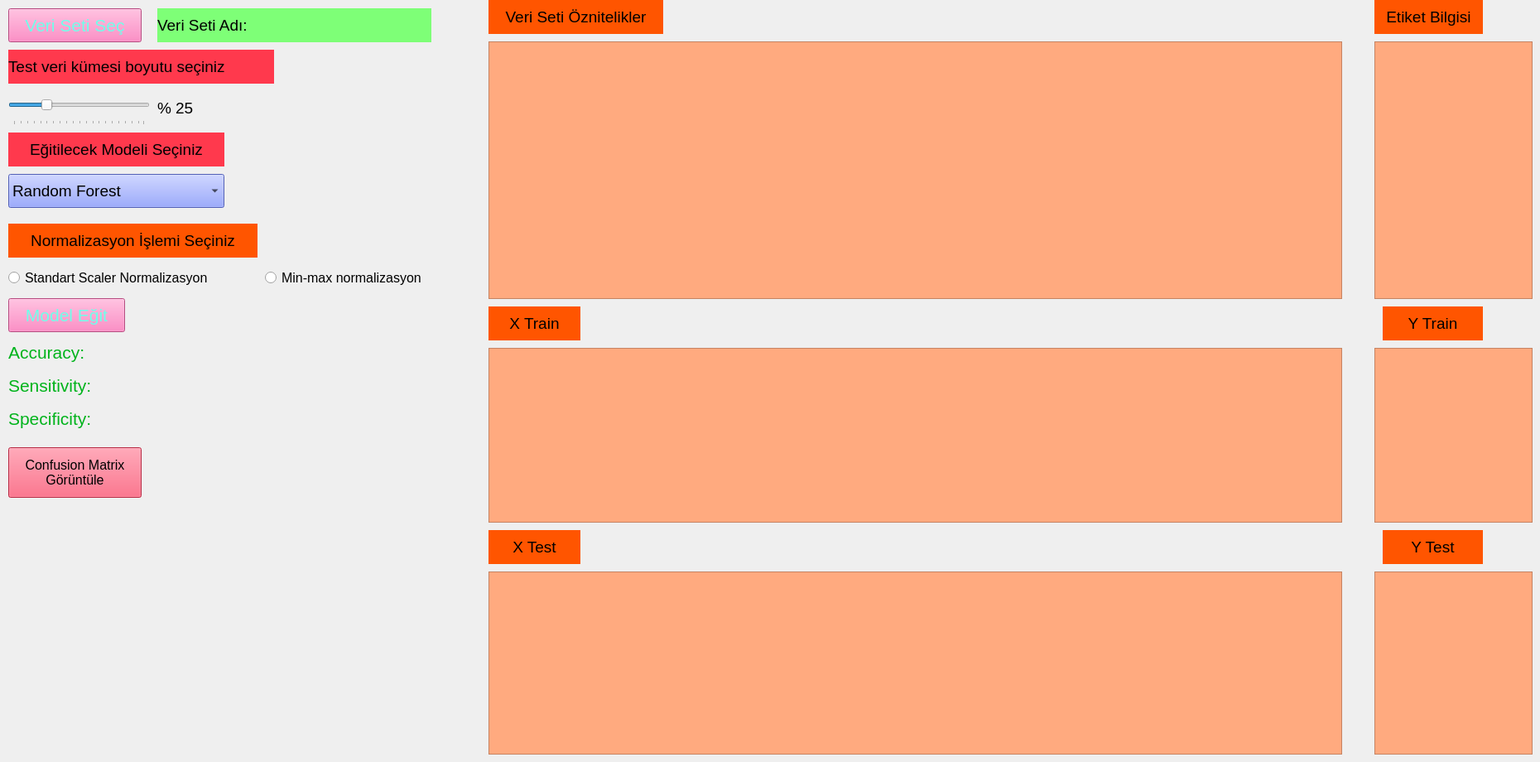
    <widget class="QWidget" name="tab">
     <attribute name="title">
      <string>Model Eğit</string>
     </attribute>
     <widget class="QPushButton" name="btnveri">
      <property name="geometry">
       <rect>
        <x>10</x>
        <y>10</y>
        <width>161</width>
        <height>41</height>
       </rect>
      </property>
      <property name="font">
       <font>
        <pointsize>16</pointsize>
       </font>
      </property>
      <property name="styleSheet">
       <string notr="true">color: rgb(112, 255, 234);
background-color: rgb(255, 107, 179);</string>
      </property>
      <property name="text">
       <string>Veri Seti Seç</string>
      </property>
     </widget>
     <widget class="QLabel" name="lblVeriSeti">
      <property name="geometry">
       <rect>
        <x>190</x>
        <y>10</y>
        <width>331</width>
        <height>41</height>
       </rect>
      </property>
      <property name="font">
       <font>
        <pointsize>14</pointsize>
       </font>
      </property>
      <property name="styleSheet">
       <string notr="true">background-color:rgb(126, 255, 119)</string>
      </property>
      <property name="text">
       <string>Veri Seti Adı: </string>
      </property>
     </widget>
     <widget class="QLabel" name="label_2">
      <property name="geometry">
       <rect>
        <x>10</x>
        <y>160</y>
        <width>261</width>
        <height>41</height>
       </rect>
      </property>
      <property name="font">
       <font>
        <pointsize>14</pointsize>
       </font>
      </property>
      <property name="styleSheet">
       <string notr="true">background-color:rgb(255, 57, 77)</string>
      </property>
      <property name="text">
       <string>Eğitilecek Modeli Seçiniz</string>
      </property>
      <property name="alignment">
       <set>Qt::AlignCenter</set>
      </property>
     </widget>
     <widget class="QComboBox" name="cmbModel">
      <property name="geometry">
       <rect>
        <x>10</x>
        <y>210</y>
        <width>261</width>
        <height>41</height>
       </rect>
      </property>
      <property name="font">
       <font>
        <pointsize>14</pointsize>
       </font>
      </property>
      <property name="styleSheet">
       <string notr="true">background-color: rgb(115, 134, 255);</string>
      </property>
      <property name="currentText">
       <string>Random Forest</string>
      </property>
      <item>
       <property name="text">
        <string>Random Forest</string>
       </property>
      </item>
      <item>
       <property name="text">
        <string>Decision Tree</string>
       </property>
      </item>
      <item>
       <property name="text">
        <string>KNN-Classifier</string>
       </property>
      </item>
     </widget>
     <widget class="QLabel" name="lblVeriSeti_2">
      <property name="geometry">
       <rect>
        <x>10</x>
        <y>270</y>
        <width>301</width>
        <height>41</height>
       </rect>
      </property>
      <property name="font">
       <font>
        <pointsize>14</pointsize>
       </font>
      </property>
      <property name="styleSheet">
       <string notr="true">background-color: rgb(255, 85, 0);</string>
      </property>
      <property name="text">
       <string>Normalizasyon İşlemi Seçiniz</string>
      </property>
      <property name="alignment">
       <set>Qt::AlignCenter</set>
      </property>
     </widget>
     <widget class="QRadioButton" name="rbMinMax">
      <property name="geometry">
       <rect>
        <x>320</x>
        <y>320</y>
        <width>241</width>
        <height>31</height>
       </rect>
      </property>
      <property name="font">
       <font>
        <pointsize>12</pointsize>
       </font>
      </property>
      <property name="text">
       <string>Min-max normalizasyon</string>
      </property>
     </widget>
     <widget class="QRadioButton" name="rbStan">
      <property name="geometry">
       <rect>
        <x>10</x>
        <y>320</y>
        <width>301</width>
        <height>31</height>
       </rect>
      </property>
      <property name="font">
       <font>
        <pointsize>12</pointsize>
       </font>
      </property>
      <property name="text">
       <string>Standart Scaler Normalizasyon</string>
      </property>
     </widget>
     <widget class="QLabel" name="lblVeriSeti_3">
      <property name="geometry">
       <rect>
        <x>10</x>
        <y>60</y>
        <width>321</width>
        <height>41</height>
       </rect>
      </property>
      <property name="font">
       <font>
        <pointsize>14</pointsize>
       </font>
      </property>
      <property name="styleSheet">
       <string notr="true">background-color:rgb(255, 57, 77)</string>
      </property>
      <property name="text">
       <string>Test veri kümesi boyutu seçiniz</string>
      </property>
     </widget>
     <widget class="QLabel" name="lblBoyut">
      <property name="geometry">
       <rect>
        <x>190</x>
        <y>110</y>
        <width>81</width>
        <height>41</height>
       </rect>
      </property>
      <property name="font">
       <font>
        <pointsize>14</pointsize>
       </font>
      </property>
      <property name="text">
       <string>% 25</string>
      </property>
     </widget>
     <widget class="QLabel" name="lblACC">
      <property name="geometry">
       <rect>
        <x>10</x>
        <y>410</y>
        <width>551</width>
        <height>31</height>
       </rect>
      </property>
      <property name="font">
       <font>
        <pointsize>16</pointsize>
       </font>
      </property>
      <property name="styleSheet">
       <string notr="true">color:rgb(0, 179, 27)</string>
      </property>
      <property name="text">
       <string>Accuracy:</string>
      </property>
     </widget>
     <widget class="QLabel" name="lblSen">
      <property name="geometry">
       <rect>
        <x>10</x>
        <y>450</y>
        <width>521</width>
        <height>31</height>
       </rect>
      </property>
      <property name="font">
       <font>
        <pointsize>16</pointsize>
       </font>
      </property>
      <property name="styleSheet">
       <string notr="true">color:rgb(0, 179, 27)</string>
      </property>
      <property name="text">
       <string>Sensitivity:</string>
      </property>
     </widget>
     <widget class="QLabel" name="lblSpe">
      <property name="geometry">
       <rect>
        <x>10</x>
        <y>490</y>
        <width>521</width>
        <height>31</height>
       </rect>
      </property>
      <property name="font">
       <font>
        <pointsize>16</pointsize>
       </font>
      </property>
      <property name="styleSheet">
       <string notr="true">color:rgb(0, 179, 27)</string>
      </property>
      <property name="text">
       <string>Specificity: </string>
      </property>
     </widget>
     <widget class="QSlider" name="hsVeriSetiBoyutu">
      <property name="geometry">
       <rect>
        <x>10</x>
        <y>110</y>
        <width>171</width>
        <height>41</height>
       </rect>
      </property>
      <property name="font">
       <font>
        <pointsize>8</pointsize>
       </font>
      </property>
      <property name="styleSheet">
       <string notr="true"/>
      </property>
      <property name="singleStep">
       <number>5</number>
      </property>
      <property name="sliderPosition">
       <number>25</number>
      </property>
      <property name="orientation">
       <enum>Qt::Horizontal</enum>
      </property>
      <property name="tickPosition">
       <enum>QSlider::TicksBelow</enum>
      </property>
      <property name="tickInterval">
       <number>5</number>
      </property>
     </widget>
     <widget class="QPushButton" name="btnModelEgit">
      <property name="geometry">
       <rect>
        <x>10</x>
        <y>360</y>
        <width>141</width>
        <height>41</height>
       </rect>
      </property>
      <property name="font">
       <font>
        <pointsize>16</pointsize>
       </font>
      </property>
      <property name="styleSheet">
       <string notr="true">color: rgb(112, 255, 234);
background-color: rgb(255, 107, 179);</string>
      </property>
      <property name="text">
       <string>Model Eğit</string>
      </property>
     </widget>
     <widget class="QTableWidget" name="tblX">
      <property name="geometry">
       <rect>
        <x>590</x>
        <y>50</y>
        <width>1031</width>
        <height>311</height>
       </rect>
      </property>
      <property name="styleSheet">
       <string notr="true">background-color: rgb(255, 170, 127);</string>
      </property>
     </widget>
     <widget class="QLabel" name="lblVeriSeti_4">
      <property name="geometry">
       <rect>
        <x>590</x>
        <y>0</y>
        <width>211</width>
        <height>41</height>
       </rect>
      </property>
      <property name="font">
       <font>
        <pointsize>14</pointsize>
       </font>
      </property>
      <property name="styleSheet">
       <string notr="true">background-color: rgb(255, 85, 0);</string>
      </property>
      <property name="text">
       <string>Veri Seti Öznitelikler</string>
      </property>
      <property name="alignment">
       <set>Qt::AlignCenter</set>
      </property>
     </widget>
     <widget class="QTableWidget" name="tblY">
      <property name="geometry">
       <rect>
        <x>1660</x>
        <y>50</y>
        <width>191</width>
        <height>311</height>
       </rect>
      </property>
      <property name="styleSheet">
       <string notr="true">background-color: rgb(255, 170, 127);</string>
      </property>
     </widget>
     <widget class="QLabel" name="lblVeriSeti_5">
      <property name="geometry">
       <rect>
        <x>1660</x>
        <y>0</y>
        <width>131</width>
        <height>41</height>
       </rect>
      </property>
      <property name="font">
       <font>
        <pointsize>14</pointsize>
       </font>
      </property>
      <property name="styleSheet">
       <string notr="true">background-color: rgb(255, 85, 0);</string>
      </property>
      <property name="text">
       <string>Etiket Bilgisi</string>
      </property>
      <property name="alignment">
       <set>Qt::AlignCenter</set>
      </property>
     </widget>
     <widget class="QTableWidget" name="tblXTrain">
      <property name="geometry">
       <rect>
        <x>590</x>
        <y>420</y>
        <width>1031</width>
        <height>211</height>
       </rect>
      </property>
      <property name="styleSheet">
       <string notr="true">background-color: rgb(255, 170, 127);</string>
      </property>
     </widget>
     <widget class="QLabel" name="lblVeriSeti_6">
      <property name="geometry">
       <rect>
        <x>590</x>
        <y>370</y>
        <width>111</width>
        <height>41</height>
       </rect>
      </property>
      <property name="font">
       <font>
        <pointsize>14</pointsize>
       </font>
      </property>
      <property name="styleSheet">
       <string notr="true">background-color: rgb(255, 85, 0);</string>
      </property>
      <property name="text">
       <string>X Train</string>
      </property>
      <property name="alignment">
       <set>Qt::AlignCenter</set>
      </property>
     </widget>
     <widget class="QTableWidget" name="tblYTrain">
      <property name="geometry">
       <rect>
        <x>1660</x>
        <y>420</y>
        <width>191</width>
        <height>211</height>
       </rect>
      </property>
      <property name="styleSheet">
       <string notr="true">background-color: rgb(255, 170, 127);</string>
      </property>
     </widget>
     <widget class="QLabel" name="lblVeriSeti_7">
      <property name="geometry">
       <rect>
        <x>1670</x>
        <y>370</y>
        <width>121</width>
        <height>41</height>
       </rect>
      </property>
      <property name="font">
       <font>
        <pointsize>14</pointsize>
       </font>
      </property>
      <property name="styleSheet">
       <string notr="true">background-color: rgb(255, 85, 0);</string>
      </property>
      <property name="text">
       <string>Y Train</string>
      </property>
      <property name="alignment">
       <set>Qt::AlignCenter</set>
      </property>
     </widget>
     <widget class="QLabel" name="lblVeriSeti_8">
      <property name="geometry">
       <rect>
        <x>1670</x>
        <y>640</y>
        <width>121</width>
        <height>41</height>
       </rect>
      </property>
      <property name="font">
       <font>
        <pointsize>14</pointsize>
       </font>
      </property>
      <property name="styleSheet">
       <string notr="true">background-color: rgb(255, 85, 0);</string>
      </property>
      <property name="text">
       <string>Y Test</string>
      </property>
      <property name="alignment">
       <set>Qt::AlignCenter</set>
      </property>
     </widget>
     <widget class="QLabel" name="lblVeriSeti_9">
      <property name="geometry">
       <rect>
        <x>590</x>
        <y>640</y>
        <width>111</width>
        <height>41</height>
       </rect>
      </property>
      <property name="font">
       <font>
        <pointsize>14</pointsize>
       </font>
      </property>
      <property name="styleSheet">
       <string notr="true">background-color: rgb(255, 85, 0);</string>
      </property>
      <property name="text">
       <string>X Test</string>
      </property>
      <property name="alignment">
       <set>Qt::AlignCenter</set>
      </property>
     </widget>
     <widget class="QTableWidget" name="tblYTest">
      <property name="geometry">
       <rect>
        <x>1660</x>
        <y>690</y>
        <width>191</width>
        <height>221</height>
       </rect>
      </property>
      <property name="styleSheet">
       <string notr="true">background-color: rgb(255, 170, 127);</string>
      </property>
     </widget>
     <widget class="QTableWidget" name="tblXTest">
      <property name="geometry">
       <rect>
        <x>590</x>
        <y>690</y>
        <width>1031</width>
        <height>221</height>
       </rect>
      </property>
      <property name="styleSheet">
       <string notr="true">background-color: rgb(255, 170, 127);</string>
      </property>
     </widget>
     <widget class="QPushButton" name="btnConfusion">
      <property name="geometry">
       <rect>
        <x>10</x>
        <y>540</y>
        <width>161</width>
        <height>61</height>
       </rect>
      </property>
      <property name="font">
       <font>
        <pointsize>12</pointsize>
       </font>
      </property>
      <property name="styleSheet">
       <string notr="true">background-color:rgb(255, 57, 93)</string>
      </property>
      <property name="text">
       <string>Confusion Matrix 
Görüntüle</string>
      </property>
     </widget>
    </widget>
